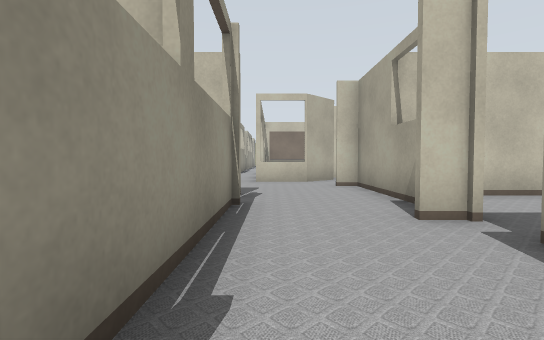
view 1 (above)

16 first-person views from a walk through a world built for the Gazebo simulator. The camera is 0.72 m above the floor, tilts 2° down and sees 85° across. Floor lines are 1 m apart. The floor is counted in squares, 1 m on a side. Each view is taken from the middle of a square. On the plan, view 1 faces up. The plan holds only what a view shows up to about 10 squares ahead; the rest is blank. The place goes on beyond the plan. Some surface patterns are stand-ins.

view 2
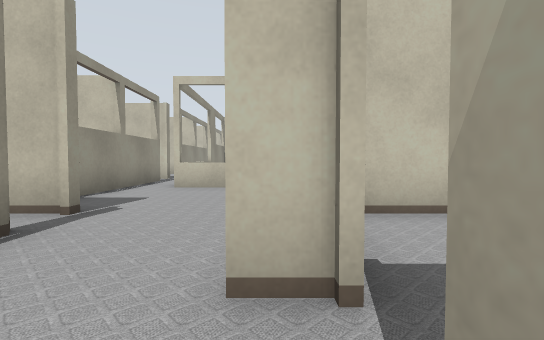

view 3
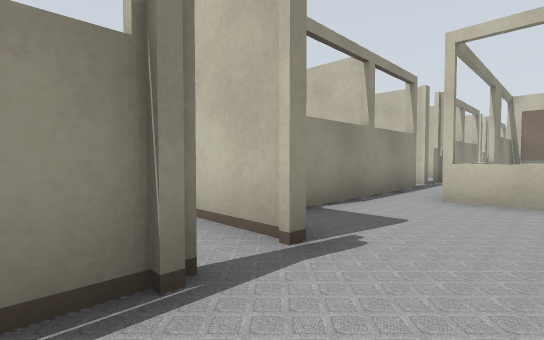

view 4
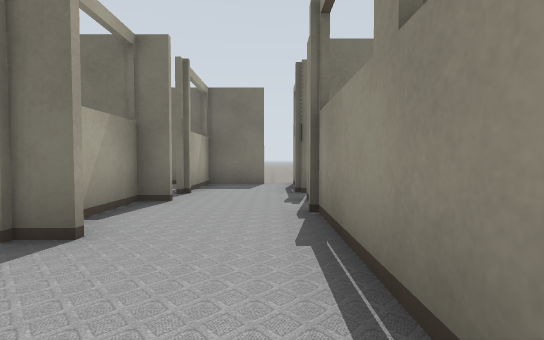

view 5
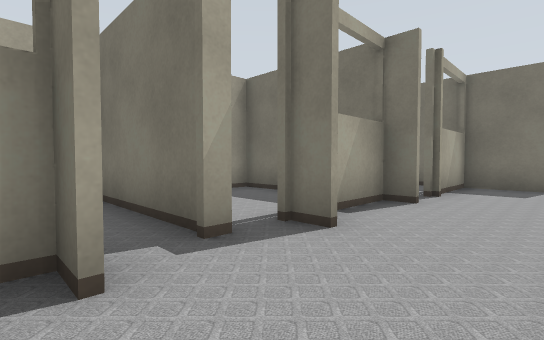

view 6
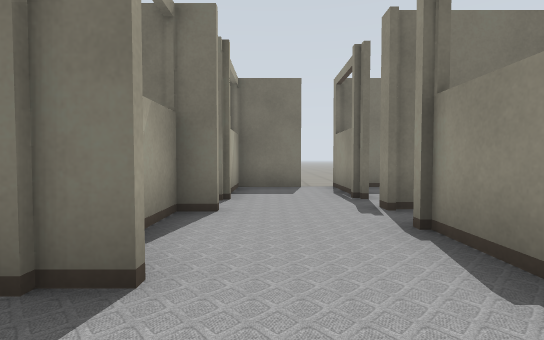

view 7
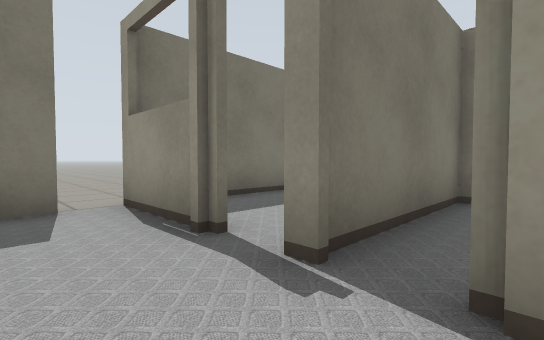

view 8
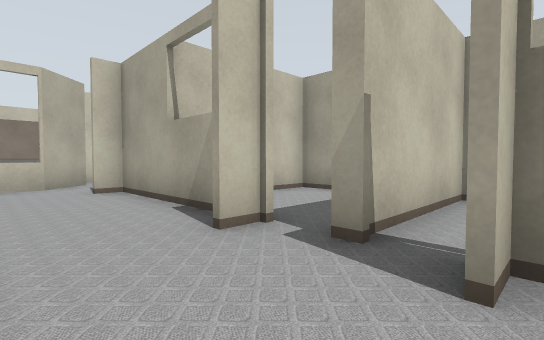

view 9
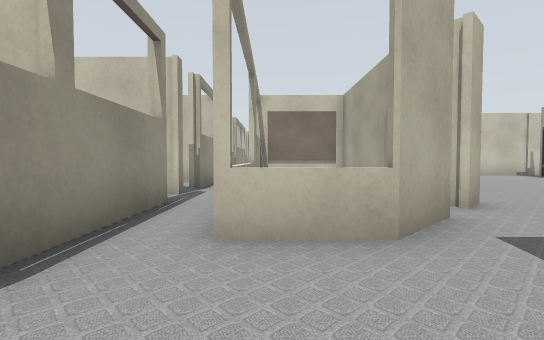

view 10
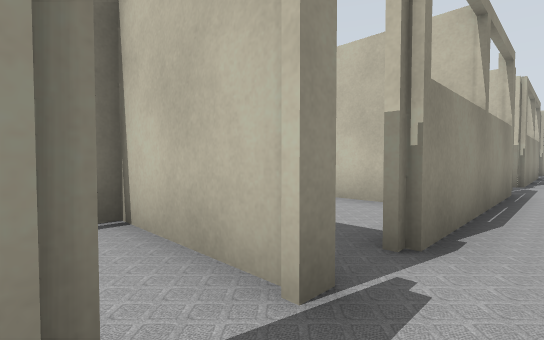

view 11
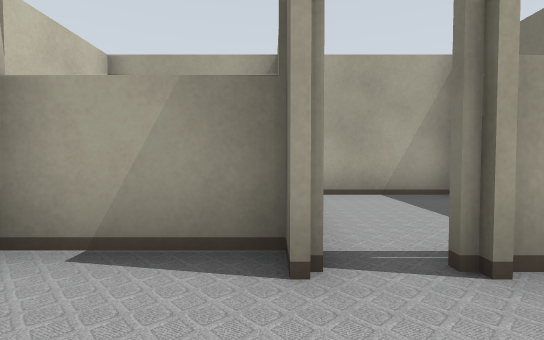

view 12
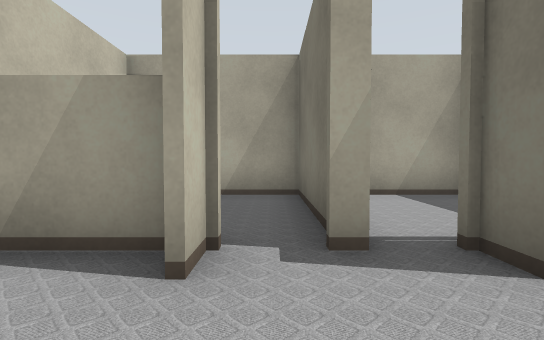

view 13
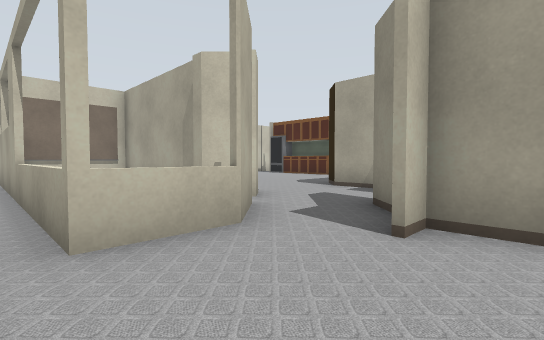

view 14
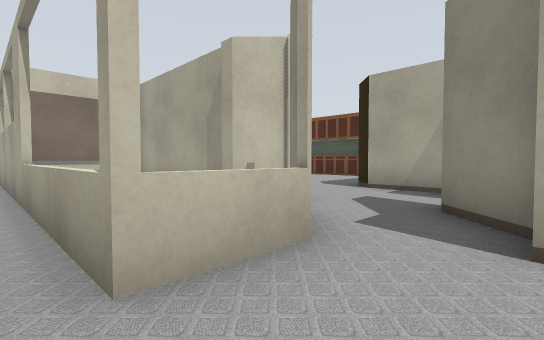

view 15
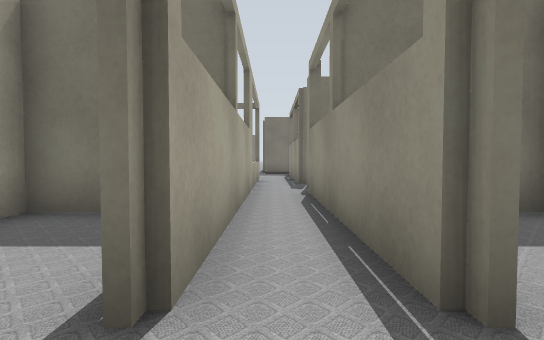

view 16
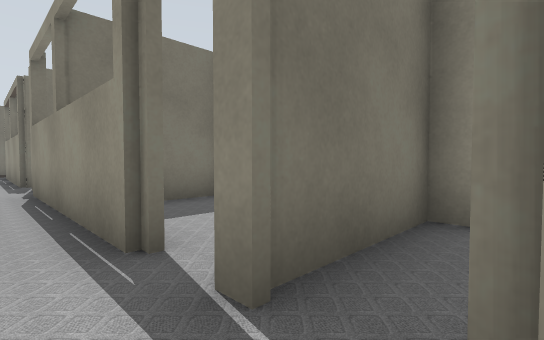

### Floor plan
Ten units are one square. View 1 is at (0, 0); x grows to the right and y downward. Boxes are objects, and circles mark ways between rooms. Rooms are numbered by the first view taken in them; rooms with no view inside come last. Other rooms are left out.
<svg viewBox="-25 -259 91 324">
<path fill="none" stroke="#000" d="M22 -107 11 -96 -5 -96 -5 -199M-18 -122 -18 -75M-6 -50 -6 4M-18 -135 -18 -132M23 -34 23 -80 36 -93M18 -14 25 -14M61 -23 23 -23 23 -24M-6 13 -6 16M23 11 23 -15M-18 -199 -18 -142M-6 24 -6 50M18 28 18 21M1 48 30 48M18 49 18 29M-18 -254 -18 -218M25 -35 18 -35M23 -24 61 -24M61 11 61 -59 22 -59"/>
<circle cx="20" cy="-30" r="3" fill="#2a7"/>
<text x="0" y="-90">1</text>
<text x="40" y="-40">2</text>
</svg>
Room 1 opens to room 2.

Where each view was taken, in squares from view 1:
view 1: 0 up, 0 right, facing up
view 2: 2 up, 2 right, facing up
view 3: 4 up, 1 right, facing up-left
view 4: 4 up, 0 right, facing down
view 5: 4 up, 0 right, facing down-right
view 6: 3 up, 1 right, facing down
view 7: 0 up, 1 right, facing down-left
view 8: 1 up, 0 right, facing up-right
view 9: 7 up, 0 right, facing up
view 10: 12 up, 1 left, facing up-left
view 11: 1 down, 0 right, facing right
view 12: 3 up, 0 right, facing right
view 13: 7 up, 1 left, facing up-right
view 14: 8 up, 1 left, facing up-right
view 15: 21 up, 1 left, facing down
view 16: 22 up, 1 left, facing down-left
